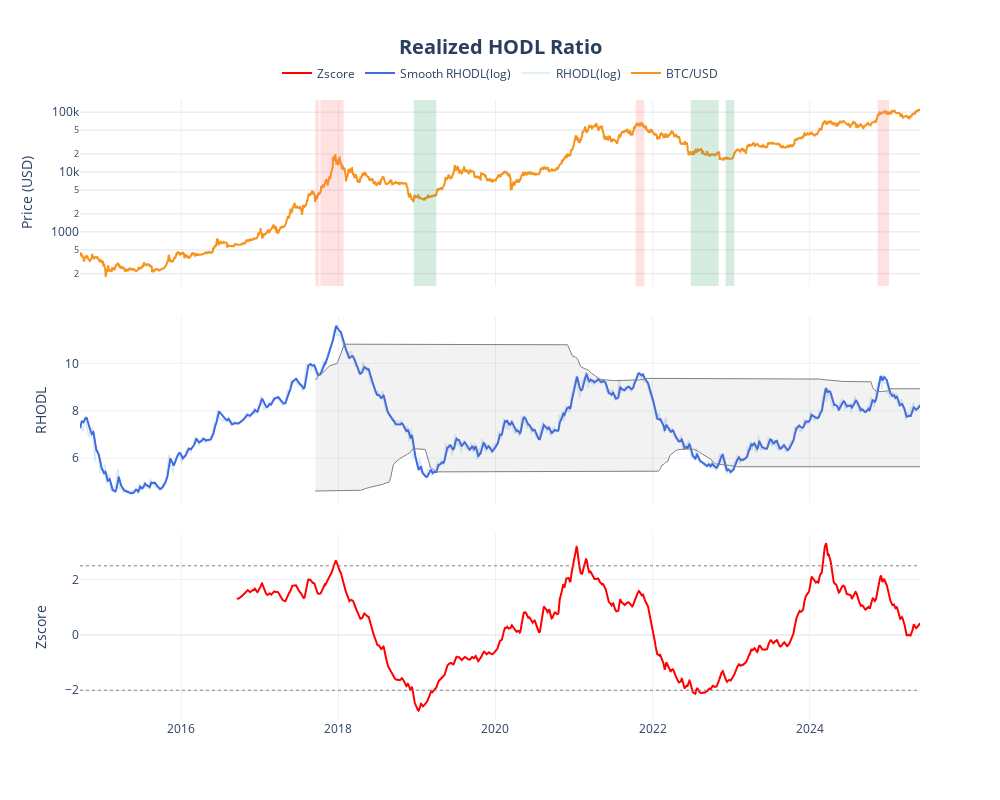

This figure's notebook cell:
### Code cell
metric = RHODL(
    data,
    signal_method="percentile",
    percentile_period=365 * 3,
    percentile_upper_band=0.95,
    percentile_lower_band=0.05,
    zscore_period=365 * 2,
    zscore_upper_threshold=2.5,
    zscore_lower_threshold=-2,
)
metric.generate_signals()
fig = metric.generate_chart()
fig

### Figure 1 — Plotly figure (JSON) as saved in the notebook; plotly's stock layout.template omitted (floating-point values rounded to 4 significant figures; data arrays with more than 128 entries replaced by an {"elided": "..."} marker saying what was removed)
{"data": [{"hovertemplate": "<b>Date</b>: %{x}<br><b>Price</b>: $%{y:,.0f}<br><extra></extra>", "line": {"color": "#F7931A", "width": 2}, "name": "BTC/USD", "type": "scatter", "x": {"elided": "3907 str values"}, "xaxis": "x", "y": {"elided": "3907 float values"}, "yaxis": "y"}, {"line": {"color": "lightblue", "width": 1.5}, "name": "RHODL(log)", "opacity": 0.5, "type": "scatter", "x": {"elided": "3907 str values"}, "xaxis": "x2", "y": {"elided": "3907 float values"}, "yaxis": "y2"}, {"line": {"color": "royalblue", "width": 2}, "name": "Smooth RHODL(log)", "type": "scatter", "x": {"elided": "3907 str values"}, "xaxis": "x2", "y": {"elided": "3907 float values"}, "yaxis": "y2"}, {"line": {"color": "grey", "width": 1}, "showlegend": false, "type": "scatter", "x": {"elided": "3907 str values"}, "xaxis": "x2", "y": {"elided": "3907 float values"}, "yaxis": "y2"}, {"fill": "tonexty", "fillcolor": "rgba(128, 128, 128, 0.1)", "line": {"color": "grey", "width": 1}, "showlegend": false, "type": "scatter", "x": {"elided": "3907 str values"}, "xaxis": "x2", "y": {"elided": "3907 float values"}, "yaxis": "y2"}, {"line": {"color": "red", "width": 2}, "name": "Zscore", "type": "scatter", "x": {"elided": "3907 str values"}, "xaxis": "x3", "y": {"elided": "3907 float values"}, "yaxis": "y3"}], "layout": {"height": 800, "legend": {"orientation": "h", "x": 0.5, "xanchor": "center", "y": 1.02, "yanchor": "bottom"}, "shapes": [{"line": {"color": "grey", "dash": "dot", "width": 1}, "type": "line", "x0": 0, "x1": 1, "xref": "x3 domain", "y0": -2, "y1": -2, "yref": "y3"}, {"line": {"color": "grey", "dash": "dot", "width": 1}, "type": "line", "x0": 0, "x1": 1, "xref": "x3 domain", "y0": 2.5, "y1": 2.5, "yref": "y3"}, {"fillcolor": "#FF6B6B", "line": {"width": 0}, "opacity": 0.2, "type": "rect", "x0": "2017-09-15T00:00:00", "x1": "2017-10-03T00:00:00", "xref": "x", "y0": 0, "y1": 1, "yref": "y domain"}, {"fillcolor": "#FF6B6B", "line": {"width": 0}, "opacity": 0.2, "type": "rect", "x0": "2017-10-09T00:00:00", "x1": "2018-01-25T00:00:00", "xref": "x", "y0": 0, "y1": 1, "yref": "y domain"}, {"fillcolor": "#FF6B6B", "line": {"width": 0}, "opacity": 0.2, "type": "rect", "x0": "2021-10-14T00:00:00", "x1": "2021-11-23T00:00:00", "xref": "x", "y0": 0, "y1": 1, "yref": "y domain"}, {"fillcolor": "#FF6B6B", "line": {"width": 0}, "opacity": 0.2, "type": "rect", "x0": "2024-11-12T00:00:00", "x1": "2025-01-04T00:00:00", "xref": "x", "y0": 0, "y1": 1, "yref": "y domain"}, {"fillcolor": "#38A169", "line": {"width": 0}, "opacity": 0.2, "type": "rect", "x0": "2018-12-17T00:00:00", "x1": "2019-04-01T00:00:00", "xref": "x", "y0": 0, "y1": 1, "yref": "y domain"}, {"fillcolor": "#38A169", "line": {"width": 0}, "opacity": 0.2, "type": "rect", "x0": "2022-06-27T00:00:00", "x1": "2022-11-04T00:00:00", "xref": "x", "y0": 0, "y1": 1, "yref": "y domain"}, {"fillcolor": "#38A169", "line": {"width": 0}, "opacity": 0.2, "type": "rect", "x0": "2022-12-06T00:00:00", "x1": "2023-01-16T00:00:00", "xref": "x", "y0": 0, "y1": 1, "yref": "y domain"}], "showlegend": true, "title": {"font": {"size": 20}, "text": "<b>Realized HODL Ratio</b>", "x": 0.5, "y": 0.95}, "width": 1000, "xaxis": {"anchor": "y", "domain": [0, 1], "matches": "x3", "showticklabels": false}, "xaxis2": {"anchor": "y2", "domain": [0, 1], "matches": "x3", "showticklabels": false}, "xaxis3": {"anchor": "y3", "domain": [0, 1]}, "yaxis": {"anchor": "x", "domain": [0.7, 1], "gridcolor": "#E5E5E5", "title": {"font": {"size": 14}, "text": "Price (USD)"}, "type": "log"}, "yaxis2": {"anchor": "x2", "domain": [0.35, 0.65], "title": {"font": {"size": 14}, "text": "RHODL"}}, "yaxis3": {"anchor": "x3", "domain": [0, 0.3], "title": {"font": {"size": 14}, "text": "Zscore"}}}}
